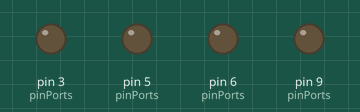
Simulated run of this sketch. Board: Arduino Uno, built with avr-gcc and run on an emulated ATmega328P. Parts: output pins drawn as LEDs (lit = HIGH).

Above: at 0.15 s.
Timing chart, 0 to 1.6 s (numbered marks = the images above):
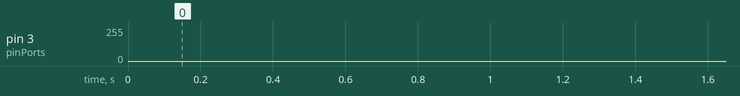

The sketch:

Fading.ino
```cpp
/*
 * refer to 3-3
*/

int pinPorts[] = {9, 6, 5, 3};
int pinPortsSize = 0;
int delayTime = 3;

void setup() {
    pinPortsSize = sizeof(pinPorts)/sizeof(int);
}

// the loop function runs over and over again forever
void loop() {
  for(int i = 0; i < pinPortsSize; i++){
    analogLight(pinPorts[i], delayTime);
  }
}

void analogLight(int pinPort, int delayTime){
  for(int i = 0; i <= 255; i++)
  {
    delay(delayTime);
    analogWrite(pinPort, i);
  }

  for(int i = 255; i >= 0; i--)
  {
    delay(delayTime);
    analogWrite(pinPort, i);
  }
}
```
